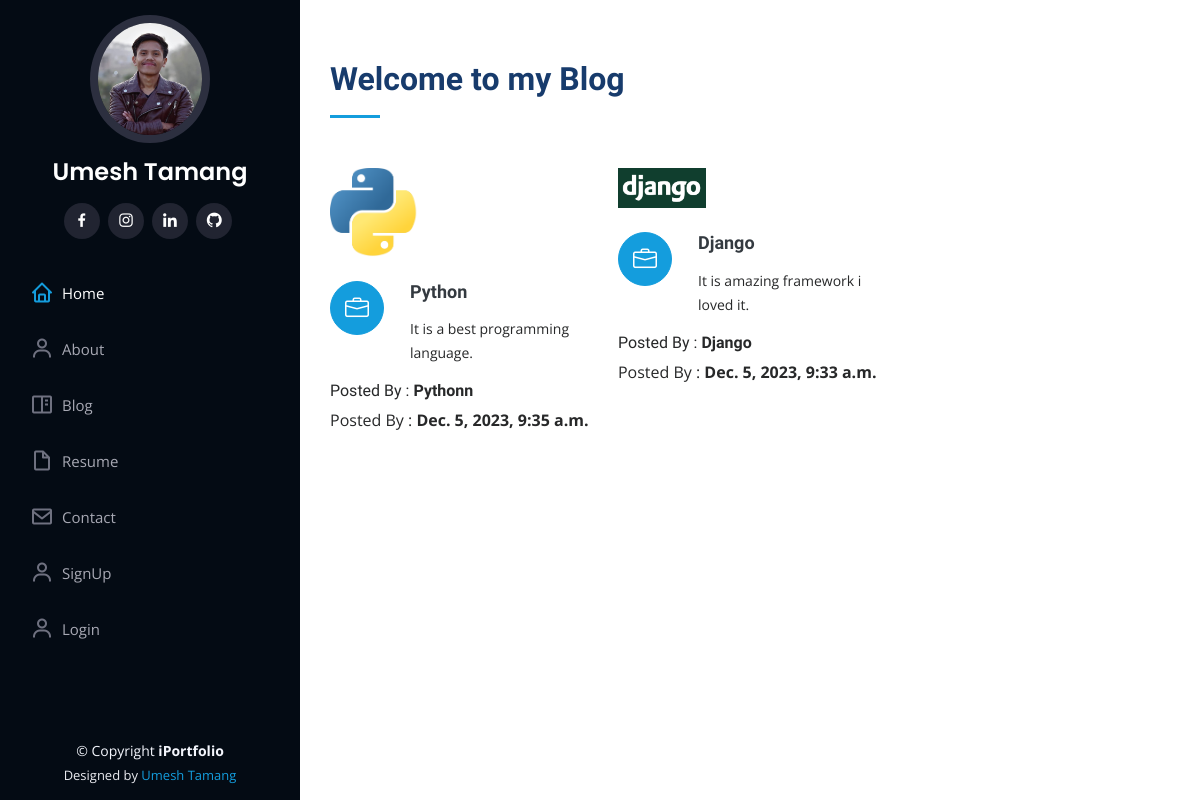
Page /blog on the committed database.
### portfolio/models.py (models this page shows, shortened)
class Blogs(models.Model):
    title=models.CharField(max_length=60)
    description=models.TextField()
    authname=models.CharField(max_length=15)
    img=models.ImageField(upload_to='blog',blank=True,null=True)
    timeStamp=models.DateTimeField(auto_now_add=True,blank=True)

### portfolio/views.py (the view)
# urls.py: path('blog',views.handleblog,name='handleblog'),
def handleblog(request):
    posts=Blogs.objects.all()
    context={'posts':posts}
    return render(request,'handleblog.html',context)

### templates/handleblog.html (shortened to what this page needs)
{% extends "basic.html" %}
{% block body %}
{% load static %}
<section id="services" class="services">
  <div class="container">
    <div class="section-title">
      <h2>Welcome to my Blog</h2>
    </div>
    <div class="row">
      {% for post in posts reversed %}
      <div class="col-lg-4 col-md-6 icon-box" data-aos="fade-up">
        <div class="col-lg-4" data-aos="fade-right">
          <img src="{{post.img.url}}" class="img-fluid" alt="no-image" />
        </div>
        <br />
        <div class="icon"><i class="bi bi-briefcase"></i></div>
        <h4 class="title"><a href="">{{post.title}}</a></h4>
        <p class="description">{{post.description}}</p>
        <h6>Posted By : <b>{{post.authname}} </b></h6>
        <p>Posted By : <b>{{post.timeStamp}} </b></p>
      </div>
      {% endfor %} {% endblock body %}

### templates/basic.html (shortened to what this page needs)
{% load static %}
<!DOCTYPE html>
<html lang="en">
  <head>
    <link href="{% static 'assets/vendor/aos/aos.css' %}" rel="stylesheet" />
    <link
      href="{% static 'assets/vendor/bootstrap/css/bootstrap.min.css' %}"
      rel="stylesheet"
    />
    <link
      href="{% static 'assets/vendor/bootstrap-icons/bootstrap-icons.css' %}"
      rel="stylesheet"
    />
    <link
      href="{% static 'assets/vendor/boxicons/css/boxicons.min.css' %}"
      rel="stylesheet"
    />
    <link
      href="{% static 'assets/vendor/glightbox/css/glightbox.min.css' %}"
      rel="stylesheet"
    />
    <link
      href="{% static 'assets/vendor/swiper/swiper-bundle.min.css' %}"
      rel="stylesheet"
    />
    <link href="{% static 'assets/css/style.css' %}" rel="stylesheet" />
  </head>
  <body>
    <header id="header">
      <div class="d-flex flex-column">
        <div class="profile">
          <img
            alt=""
            src="{% static 'assets/img/lama.jpeg' %}"
            class="img-fluid rounded-circle"
          />
          <h1 class="text-light"><a href="index.html">Umesh Tamang</a></h1>
          <div class="social-links mt-3 text-center">
            <a
              href="https://www.facebook.com/profile.php?id=100069573194668"
              target="_blank"
              class="facebook"
              ><i class="bx bxl-facebook"></i
            ></a>
            <a
              href="https://www.instagram.com/umesh7_tamang/"
              target="_blank"
              class="instagram"
              ><i class="bx bxl-instagram"></i
            ></a>
            <a
              href="https://www.linkedin.com/in/umesh-tamang-a44043272/"
              target="_blank"
              class="linkedin"
              ><i class="bx bxl-linkedin"></i
            ></a>
            <a
              href="https://github.com/UmeshBabu7"
              target="_blank"
              class="github"
              ><i class="bx bxl-github"></i
            ></a>
          </div>
        </div>
        <nav id="navbar" class="nav-menu navbar">
          <ul>
            <li>
              <a href="/" class="nav-link scrollto active"
                ><i class="bx bx-home"></i> <span>Home</span></a
              >
            </li>
            <li>
              <a href="/about" class="nav-link scrollto"
                ><i class="bx bx-user"></i> <span>About</span></a
              >
            </li>
            <li>
              <a href="/blog" class="nav-link scrollto"
                ><i class="bx bx-book-content"></i> <span>Blog</span></a
              >
            </li>
            <li>
              <a href="/resume" class="nav-link scrollto"
                ><i class="bx bx-file-blank"></i> <span>Resume</span></a
              >
            </li>
            <li>
              <a href="/contact" class="nav-link scrollto"
                ><i class="bx bx-envelope"></i> <span>Contact</span></a
              >
            </li>
            {% if not request.user.is_authenticated %}
            <li>
              <a href="/auth/signup/" class="nav-link scrollto"
                ><i class="bx bx-user"></i> <span>SignUp</span></a
              >
            </li>
            <li>
              <a href="/auth/Login/" class="nav-link scrollto"
                ><i class="bx bx-user"></i> <span>Login</span></a
              >
            </li>
            {% else %}
            <li>
              <a href="/auth/Logout/" class="nav-link scrollto"
                ><i class="bx bx-user"></i> <span>Logout</span></a
              >
            </li>
            {% endif %}
          </ul>
        </nav>
      </div>
    </header>
    <main id="main">{% block body %}{% endblock body %}</main>
    <footer id="footer">
      <div class="container">
        <div class="copyright">
          &copy; Copyright <strong><span>iPortfolio</span></strong>
        </div>
        <div class="credits">Designed by <a href="">Umesh Tamang</a></div>
      </div>
    </footer>
  </body>
</html>

### static/assets/css/style.css (style rules this page uses)
body { font-family: "Open Sans", sans-serif; color: #272829; }
a { color: #149ddd; text-decoration: none; }
h1, h2, h3, h4, h5, h6 { font-family: "Raleway", sans-serif; }
#header { position: fixed; top: 0; left: 0; bottom: 0; width: 300px; transition: all ease-in-out 0.5s; z-index: 9997; transition: all 0.5s; padding: 0 15px; background: #040b14; overflow-y: auto; }
#header .profile img { margin: 15px auto; display: block; width: 120px; border: 8px solid #2c2f3f; }
#header .profile h1 { font-size: 24px; margin: 0; padding: 0; font-weight: 600; -moz-text-align-last: center; text-align-last: center; font-family: "Poppins", sans-serif; }
#header .profile h1 a, #header .profile h1 a:hover { color: #fff; text-decoration: none; }
#header .profile .social-links a { font-size: 18px; display: inline-block; background: #212431; color: #fff; line-height: 1; padding: 8px 0; margin-right: 4px; border-radius: 50%; text-align: center; width: 36px; height: 36px; transition: 0.3s; }
#main { margin-left: 300px; }
.container, .container-fluid { padding-left: 30px; padding-right: 30px; }
.nav-menu { padding: 30px 0 0 0; }
.nav-menu * { margin: 0; padding: 0; list-style: none; }
.nav-menu>ul>li { position: relative; white-space: nowrap; }
.nav-menu a, .nav-menu a:focus { display: flex; align-items: center; color: #a8a9b4; padding: 12px 15px; margin-bottom: 8px; transition: 0.3s; font-size: 15px; }
.nav-menu a i, .nav-menu a:focus i { font-size: 24px; padding-right: 8px; color: #6f7180; }
.nav-menu a:hover, .nav-menu .active, .nav-menu .active:focus, .nav-menu li:hover>a { text-decoration: none; color: #fff; }
.nav-menu a:hover i, .nav-menu .active i, .nav-menu .active:focus i, .nav-menu li:hover>a i { color: #149ddd; }
section { padding: 60px 0; overflow: hidden; }
.section-title { padding-bottom: 30px; }
.section-title h2 { font-size: 32px; font-weight: bold; margin-bottom: 20px; padding-bottom: 20px; position: relative; color: #173b6c; }
.section-title h2::after { content: ""; position: absolute; display: block; width: 50px; height: 3px; background: #149ddd; bottom: 0; left: 0; }
.services .icon-box { margin-bottom: 20px; }
.services .icon { float: left; display: flex; align-items: center; justify-content: center; width: 54px; height: 54px; background: #149ddd; border-radius: 50%; transition: 0.5s; border: 1px solid #149ddd; }
.services .icon i { color: #fff; font-size: 24px; line-height: 0; }
.services .title { margin-left: 80px; font-weight: 700; margin-bottom: 15px; font-size: 18px; }
.services .title a { color: #343a40; }
.services .description { margin-left: 80px; line-height: 24px; font-size: 14px; }
#footer { padding: 15px; color: #f4f6fd; font-size: 14px; position: fixed; left: 0; bottom: 0; width: 300px; z-index: 9999; background: #040b14; }
#footer .copyright { text-align: center; }
#footer .credits { padding-top: 5px; text-align: center; font-size: 13px; color: #eaebf0; }

### rows in the picture
Blogs: img (picture), title "Python", description "It is a best programming language.", authname "Pythonn", timeStamp "Dec. 5, 2023, 9:35 a.m."
Blogs: img (picture), title "Django", description "It is amazing framework i loved it.", authname "Django", timeStamp "Dec. 5, 2023, 9:33 a.m."
